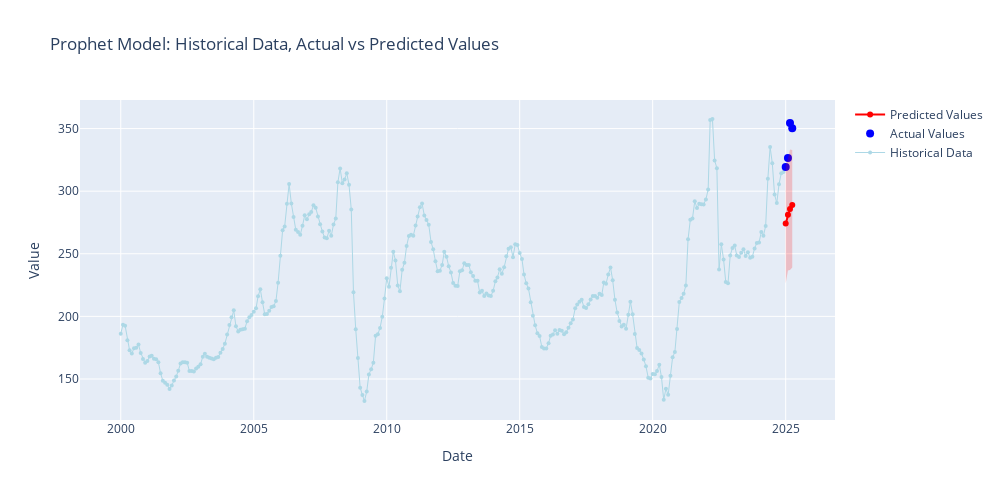

Source (notebook cell):
### Code cell
#plotting the forecasted values against the actual values
fig = go.Figure()

# Add historical training data
fig.add_trace(go.Scatter(
    x=train_data['ds'],
    y=train_data['y'],
    mode='lines+markers',
    name='Historical Data',
    marker=dict(color='lightblue', size=4),
    line=dict(color='lightblue', width=1),
    hovertemplate='<b>Historical</b><br>Date: %{x}<br>Value: %{y:.2f}<extra></extra>'
))

# Add actual values
fig.add_trace(go.Scatter(
    x=test_data['ds'],
    y=test_data['y'],
    mode='markers',
    name='Actual Values',
    marker=dict(color='blue', size=8),
    hovertemplate='<b>Actual</b><br>Date: %{x}<br>Value: %{y:.2f}<extra></extra>'
))

# Add predicted values
fig.add_trace(go.Scatter(
    x=model_test_forecast['ds'],
    y=model_test_forecast['yhat'],
    mode='markers+lines',
    name='Predicted Values',
    marker=dict(color='red', size=6),
    line=dict(color='red', width=2),
    hovertemplate='<b>Predicted</b><br>Date: %{x}<br>Value: %{y:.2f}<extra></extra>'
))

# Add confidence intervals
fig.add_trace(go.Scatter(
    x=model_test_forecast['ds'],
    y=model_test_forecast['yhat_upper'],
    mode='lines',
    name='Upper Confidence',
    line=dict(color='rgba(255,0,0,0.2)', width=0),
    showlegend=False,
    hoverinfo='skip'
))

fig.add_trace(go.Scatter(
    x=model_test_forecast['ds'],
    y=model_test_forecast['yhat_lower'],
    mode='lines',
    name='Lower Confidence',
    line=dict(color='rgba(255,0,0,0.2)', width=0),
    fill='tonexty',
    fillcolor='rgba(255,0,0,0.2)',
    showlegend=False,
    hoverinfo='skip'
))

# Update layout
fig.update_layout(
    title='Prophet Model: Historical Data, Actual vs Predicted Values',
    xaxis_title='Date',
    yaxis_title='Value',
    width=1000,
    height=500,
    hovermode='x unified'
)

fig.show()

### Figure 1 — Plotly figure (JSON) as saved in the notebook; plotly's stock layout.template omitted (floating-point values rounded to 4 significant figures; data arrays with more than 128 entries replaced by an {"elided": "..."} marker saying what was removed)
{"data": [{"hovertemplate": "<b>Historical</b><br>Date: %{x}<br>Value: %{y:.2f}<extra></extra>", "line": {"color": "lightblue", "width": 1}, "marker": {"color": "lightblue", "size": 4}, "mode": "lines+markers", "name": "Historical Data", "type": "scatter", "x": {"elided": "300 str values"}, "y": {"elided": "300 float values"}}, {"hovertemplate": "<b>Actual</b><br>Date: %{x}<br>Value: %{y:.2f}<extra></extra>", "marker": {"color": "blue", "size": 8}, "mode": "markers", "name": "Actual Values", "type": "scatter", "x": ["2025-01-01T00:00:00.000000000", "2025-02-01T00:00:00.000000000", "2025-03-01T00:00:00.000000000", "2025-04-01T00:00:00.000000000"], "y": [319.3, 326.4, 354.5, 350.3]}, {"hovertemplate": "<b>Predicted</b><br>Date: %{x}<br>Value: %{y:.2f}<extra></extra>", "line": {"color": "red", "width": 2}, "marker": {"color": "red", "size": 6}, "mode": "markers+lines", "name": "Predicted Values", "type": "scatter", "x": ["2025-01-01T00:00:00.000000000", "2025-02-01T00:00:00.000000000", "2025-03-01T00:00:00.000000000", "2025-04-01T00:00:00.000000000"], "y": [274.2, 281.1, 285.7, 289.1]}, {"hoverinfo": "skip", "line": {"color": "rgba(255,0,0,0.2)", "width": 0}, "mode": "lines", "name": "Upper Confidence", "showlegend": false, "type": "scatter", "x": ["2025-01-01T00:00:00.000000000", "2025-02-01T00:00:00.000000000", "2025-03-01T00:00:00.000000000", "2025-04-01T00:00:00.000000000"], "y": [321.1, 325.7, 333.3, 332.9]}, {"fill": "tonexty", "fillcolor": "rgba(255,0,0,0.2)", "hoverinfo": "skip", "line": {"color": "rgba(255,0,0,0.2)", "width": 0}, "mode": "lines", "name": "Lower Confidence", "showlegend": false, "type": "scatter", "x": ["2025-01-01T00:00:00.000000000", "2025-02-01T00:00:00.000000000", "2025-03-01T00:00:00.000000000", "2025-04-01T00:00:00.000000000"], "y": [226.3, 236.7, 237.0, 239.0]}], "layout": {"height": 500, "hovermode": "x unified", "title": {"text": "Prophet Model: Historical Data, Actual vs Predicted Values"}, "width": 1000, "xaxis": {"title": {"text": "Date"}}, "yaxis": {"title": {"text": "Value"}}}}
